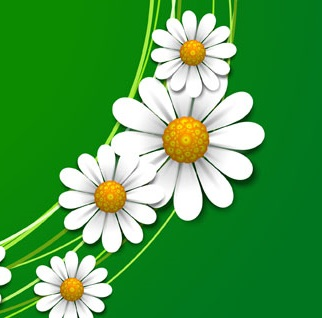
%> input picture deep-learnning-files/matlab for tuxiangmohu/matlab/1.jpg, 322 x 318 px
$ octave testdemo.m   (GNU Octave 9; MATLAB toolbox functions it lacks are replaced by stand-ins)
%> lines starting %> are read from the running program, lines starting %| are printed output that depends on the picture; in (x1, y1, x2, y2) boxes, pixels count from 0 and x2, y2 are one past the last pixel; in counts of white or black regions, pixels touching at a corner belong together; the program's own positions count from 1
close all
clear
clc
rgb = imread('1.jpg');
%> rgb is the input picture: size 318x322x3 uint8; mean R, G, B 74.3, 155.7, 73.2
figure,imshow(rgb);
r = rgb(:,:,1);
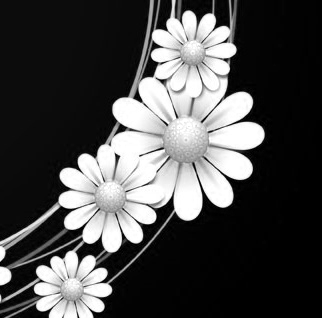
%> r: size 318x322 uint8; min 0, max 255, mean 74.3
g = rgb(:,:,2);
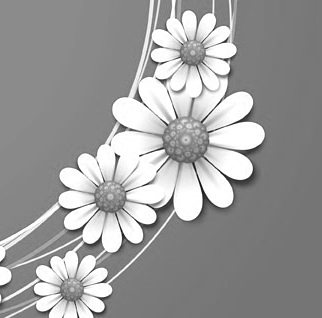
%> g: size 318x322 uint8; min 10, max 255, mean 155.7
b = rgb(:,:,3);
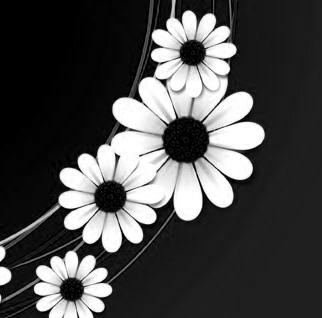
%> b: size 318x322 uint8; min 0, max 255, mean 73.2
rl = 90;
gl = 150;
bl = 70;%可以再小一点

% blue = r<=rl & g<=gl & b>=bl;%figure,imshow(blue);
% oran = r>=(rl+50) & g<=(gl-50) & b<=(bl+50);%figure,imshow(oran);
% yell = r>=(rl+50) & g>=(gl-50) & b<=(bl+50);%figure,imshow(yell);

blue=r<=60&g<135&b>70;
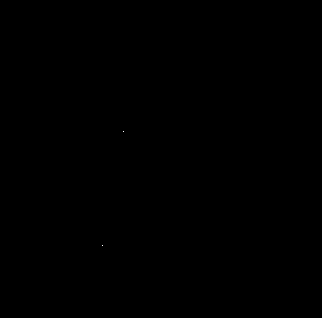
%> blue: size 318x322 logical; 0% white in thin lines or dots, all inside (x1, y1, x2, y2) = (102, 131, 124, 246)
oran=r>=65&g<=78&b<=120;
%> oran: size 318x322 logical; 0.02% white in thin lines or dots, all inside (x1, y1, x2, y2) = (63, 44, 203, 302)
yell=r>=80&g>=75&b<=95;
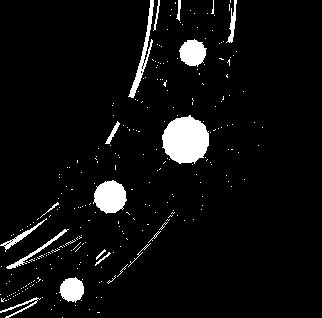
%> yell: size 318x322 logical; 5.6% white; 273 white regions (255 under 20 px), largest, box (x1, y1, x2, y2) and area: (162, 115, 209, 164) 1733, (93, 180, 127, 214) 831, (179, 39, 207, 67) 551

yz = 300;%可以再大挺多
blueb = bwareaopen(blue,yz);figure,imshow(blueb);
%> after `blueb = bwareaopen(blue,yz)`: blueb: size 318x322 logical; every value is 0
oranb = bwareaopen(oran,yz);figure,imshow(oranb);
yellb = bwareaopen(yell,yz);figure,imshow(yellb);
%> after `yellb = bwareaopen(yell,yz)`:
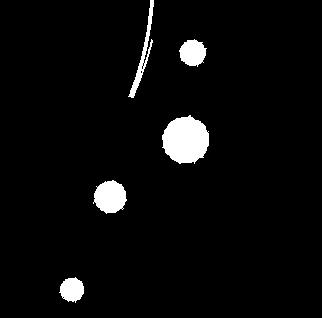
%> yellb: size 318x322 logical; 4% white; 5 white regions, box (x1, y1, x2, y2) and area: (162, 115, 209, 164) 1733, (93, 180, 127, 214) 831, (179, 39, 207, 67) 551, (128, 0, 154, 98) 508, (59, 277, 84, 303) 462
